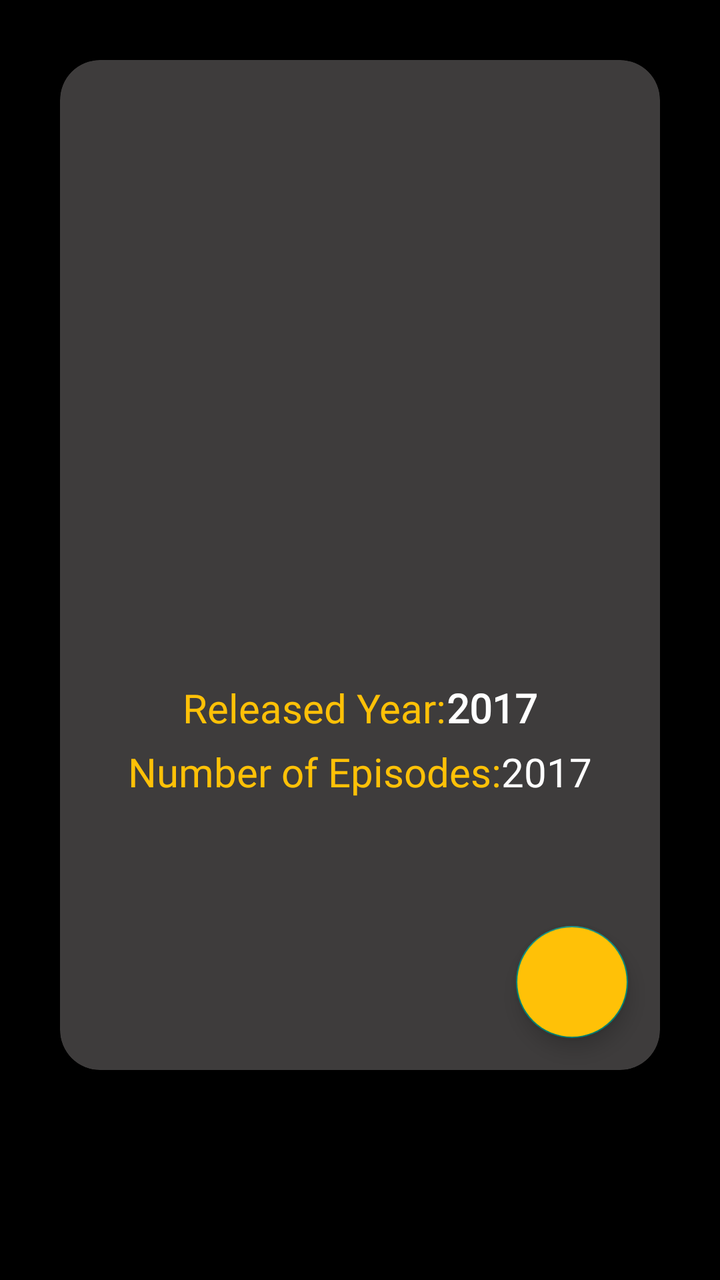
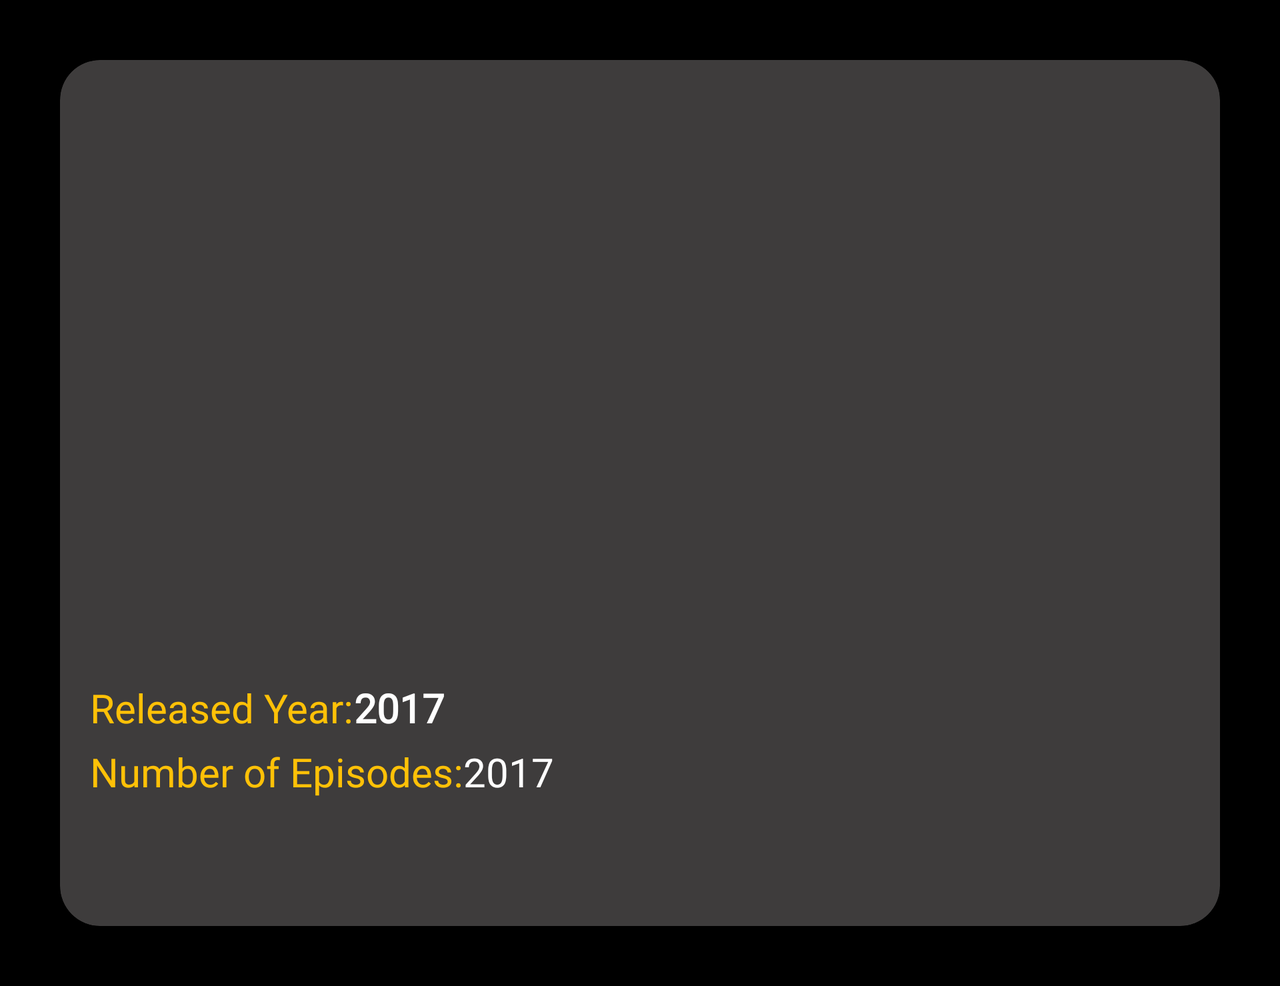

The same Android screen from two of the app's own layout files: first res/layout/ as a phone draws it, then the repository's variant for another configuration, drawn on a device whose configuration selects that folder. Both files follow.
<!-- AndroidManifest.xml: application theme Theme.AppCompat.DayNight.DarkActionBar -->
<!-- res/layout/anime_page.xml -->
<?xml version="1.0" encoding="utf-8"?>
<ScrollView xmlns:android="http://schemas.android.com/apk/res/android"
    xmlns:app="http://schemas.android.com/apk/res-auto"
    xmlns:tools="http://schemas.android.com/tools"
    android:layout_width="match_parent"
    android:layout_height="match_parent"
    android:background="@color/black"
    tools:context=".ui.anime_page.AnimePageFragment">

    <androidx.constraintlayout.widget.ConstraintLayout
        android:layout_width="match_parent"
        android:layout_height="match_parent"
        android:background="@color/black"
        android:padding="30dp"
        tools:context=".ui.anime_page.AnimePageFragment">

        <androidx.cardview.widget.CardView
            android:layout_width="match_parent"
            android:layout_height="match_parent"
            android:backgroundTint="@color/imdb_grey"
            app:cardCornerRadius="20dp">

            <LinearLayout
                android:layout_width="match_parent"
                android:layout_height="match_parent"
                android:orientation="vertical"
                android:padding="15dp">

                <TextView
                    android:id="@+id/title"
                    android:layout_width="match_parent"
                    android:layout_height="wrap_content"
                    android:layout_margin="10dp"
                    android:fontFamily="@font/lato_bold"
                    android:gravity="center"
                    android:textColor="@color/imdb_yellow"
                    android:textSize="30sp"
                    android:textStyle="bold" />

                <ImageView
                    android:id="@+id/photo"
                    android:layout_width="200dp"
                    android:layout_height="200dp"
                    android:layout_gravity="center"
                    android:layout_margin="15dp" />

                <LinearLayout
                    android:layout_width="wrap_content"
                    android:layout_height="wrap_content"
                    android:layout_gravity="center"
                    android:layout_marginTop="5dp"
                    android:orientation="horizontal">

                    <TextView
                        android:layout_width="wrap_content"
                        android:layout_height="wrap_content"
                        android:fontFamily="@font/lato_bold"
                        android:text="@string/released_year"
                        android:textColor="@color/imdb_yellow"
                        android:textSize="20sp" />

                    <TextView
                        android:id="@+id/rel_year_animePage"
                        android:layout_width="wrap_content"
                        android:layout_height="wrap_content"
                        android:fontFamily="@font/lato_bold"
                        android:textColor="@color/white"
                        android:text="@string/_2017"
                        android:textSize="20sp"
                        android:textStyle="bold" />

                </LinearLayout>

                <LinearLayout
                    android:layout_width="wrap_content"
                    android:layout_height="wrap_content"
                    android:layout_gravity="center"
                    android:layout_marginTop="5dp"
                    android:orientation="horizontal">

                    <TextView
                        android:layout_width="wrap_content"
                        android:layout_height="wrap_content"
                        android:fontFamily="@font/lato_bold"
                        android:text="@string/number_of_episodes"
                        android:textColor="@color/imdb_yellow"
                        android:textSize="20sp" />

                    <TextView
                        android:id="@+id/ep_number_animePage"
                        android:layout_width="wrap_content"
                        android:layout_height="wrap_content"
                        android:fontFamily="@font/lato_bold"
                        android:text="@string/_2017"
                        android:textColor="@color/white"
                        android:textSize="20sp" />

                </LinearLayout>

                <TextView
                    android:id="@+id/description"
                    android:layout_width="match_parent"
                    android:layout_height="wrap_content"
                    android:layout_marginTop="15dp"
                    android:layout_marginBottom="72dp"
                    android:fontFamily="@font/lato_bold"
                    android:textColor="@color/white"
                    android:gravity="center"
                    android:textSize="25sp" />


            </LinearLayout>
        </androidx.cardview.widget.CardView>

        <com.google.android.material.floatingactionbutton.FloatingActionButton
            android:id="@+id/UpdateAnimeBtn"
            android:layout_width="wrap_content"
            android:layout_height="wrap_content"
            android:layout_marginEnd="16dp"
            android:layout_marginBottom="16dp"
            android:src="@drawable/baseline_edit_24"
            app:layout_constraintBottom_toBottomOf="parent"
            app:layout_constraintEnd_toEndOf="parent"
            android:backgroundTint="@color/imdb_yellow"

            />


    </androidx.constraintlayout.widget.ConstraintLayout>
</ScrollView>
<!-- resources referenced by this layout -->
<resources>
  <color name="black">#FF000000</color>
  <color name="imdb_grey">#3E3C3C</color>
  <color name="imdb_yellow">#FFC107</color>
  <color name="white">#FFFFFFFF</color>
  <string name="_2017">2017</string>
  <string name="number_of_episodes">Number of Episodes:</string>
  <string name="released_year">Released Year:</string>
</resources>
<!-- res/layout-land/anime_page.xml (the repository's variant of the layout above) -->
<!-- drawn on the phone turned sideways -->
<?xml version="1.0" encoding="utf-8"?>
<ScrollView xmlns:android="http://schemas.android.com/apk/res/android"
    xmlns:app="http://schemas.android.com/apk/res-auto"
    xmlns:tools="http://schemas.android.com/tools"
    android:layout_width="match_parent"
    android:layout_height="match_parent">

    <androidx.constraintlayout.widget.ConstraintLayout
        android:layout_width="match_parent"
        android:layout_height="match_parent"
        android:background="@color/black"
        android:padding="30dp"
        tools:context=".ui.anime_page.AnimePageFragment">

        <androidx.cardview.widget.CardView
            android:layout_width="match_parent"
            android:layout_height="match_parent"
            android:backgroundTint="@color/imdb_grey"
            app:cardCornerRadius="20dp">

            <LinearLayout
                android:layout_width="match_parent"
                android:layout_height="match_parent"
                android:orientation="vertical"
                android:padding="15dp">

                <TextView
                    android:id="@+id/title"
                    android:layout_width="match_parent"
                    android:layout_height="wrap_content"
                    android:layout_margin="10dp"
                    android:fontFamily="@font/lato_bold"
                    android:gravity="center"
                    android:textColor="@color/imdb_yellow"
                    android:textSize="30sp"
                    android:textStyle="bold" />

                <ImageView
                    android:id="@+id/photo"
                    android:layout_width="200dp"
                    android:layout_height="200dp"
                    android:layout_gravity="center"
                    android:layout_margin="15dp" />

                <LinearLayout
                    android:layout_width="wrap_content"
                    android:layout_height="wrap_content"
                    android:layout_gravity="left"
                    android:layout_marginTop="5dp"
                    android:orientation="horizontal">

                    <TextView
                        android:layout_width="wrap_content"
                        android:layout_height="wrap_content"
                        android:fontFamily="@font/lato_bold"
                        android:text="@string/released_year"
                        android:textColor="@color/imdb_yellow"
                        android:textSize="20sp" />

                    <TextView
                        android:id="@+id/rel_year_animePage"
                        android:layout_width="wrap_content"
                        android:layout_height="wrap_content"
                        android:fontFamily="@font/lato_bold"
                        android:text="@string/_2017"
                        android:textColor="@color/white"
                        android:textSize="20sp"
                        android:textStyle="bold" />

                </LinearLayout>

                <LinearLayout
                    android:layout_width="wrap_content"
                    android:layout_height="wrap_content"
                    android:layout_gravity="left"
                    android:layout_marginTop="5dp"
                    android:orientation="horizontal">

                    <TextView
                        android:layout_width="wrap_content"
                        android:layout_height="wrap_content"
                        android:fontFamily="@font/lato_bold"
                        android:text="@string/number_of_episodes"
                        android:textColor="@color/imdb_yellow"
                        android:textSize="20sp" />

                    <TextView
                        android:id="@+id/ep_number_animePage"
                        android:layout_width="wrap_content"
                        android:layout_height="wrap_content"
                        android:fontFamily="@font/lato_bold"
                        android:textColor="@color/white"
                        android:text="@string/_2017"
                        android:textSize="20sp" />

                </LinearLayout>

                <TextView
                    android:id="@+id/description"
                    android:layout_width="match_parent"
                    android:layout_height="wrap_content"
                    android:layout_marginTop="15dp"
                    android:fontFamily="@font/lato_bold"
                    android:textColor="@color/white"
                    android:gravity="center"
                    android:textSize="25sp" />


            </LinearLayout>
        </androidx.cardview.widget.CardView>


    </androidx.constraintlayout.widget.ConstraintLayout>
</ScrollView>
